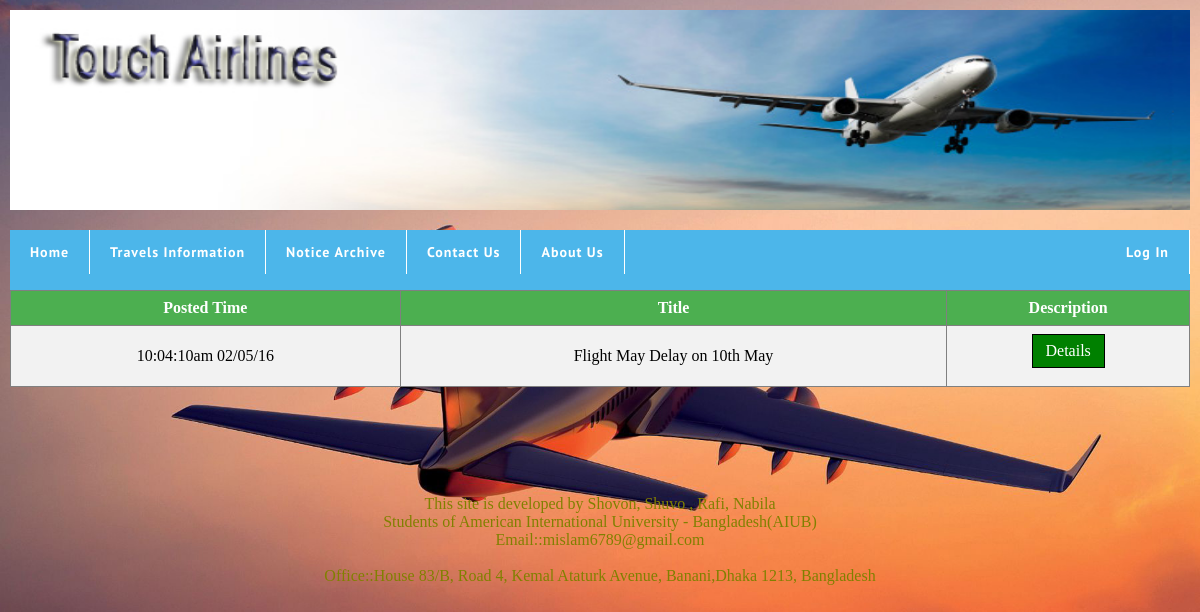
The page /SectionHome/Home-NoticeArchive.php on the database its author committed.
### tables this page shows
CREATE TABLE `noticeboard` (
  `NoticeId` int(11) NOT NULL,
  `NoticeTitle` varchar(100) NOT NULL,
  `NoticeDetails` text NOT NULL,
  `NoticePostedBy` varchar(20) NOT NULL,
  `NoticePostedTime` varchar(50) NOT NULL
);

### SectionHome/Home-NoticeArchive.php (the view, shortened to what this page needs)
<!doctype html>
<html>
	<head>
	</head>
	<body>
		<div class="myNoticeArchive">
			<table border="1" align="center">
				<tr>
					<th>Posted Time</th>
					<th>Title</th>
					<th>Description</th>
				</tr>
				<?php
					$result=mysql_query("SELECT * FROM noticeboard ORDER BY NoticeId DESC");
					while($res=mysql_fetch_array($result)){
						echo "<tr>";
							echo "<td>".$res['NoticePostedTime']."</td>";
							echo "<td>".$res['NoticeTitle']."</td>";
							echo "<td><a href=\"Home-NoticeArchive-Details.php?id=$res[NoticeId]\">Details</a></td>";
						echo "</tr>";
					}
				?>
				</table>
		</div>
		</br></br></br><br></br></br>
	</body>
<html>

### css/menuStylesCSS.css (style rules this page uses)
#cssmenu { background: #4cb6ea; margin: 0; width: auto; padding: 0; line-height: 1; display: block; position: relative; font-family: 'PT Sans', sans-serif; }
#cssmenu ul { list-style: none; margin: 10; padding: 0; display: block; }
#cssmenu ul:after, #cssmenu:after { content: " "; display: block; font-size: 0; height: 0; clear: both; visibility: hidden; }
#cssmenu ul li { margin: 0; padding: 0; display: block; position: relative; }
#cssmenu ul li a { text-decoration: none; display: block; margin: 0; -webkit-transition: color .2s ease; -moz-transition: color .2s ease; -ms-transition: color .2s ease; -o-transition: color .2s ease; transition: color .2s ease; -webkit-box-sizing: border-box; -moz-box-sizing: border-box; box-sizing: border-box; }
#cssmenu > ul > li { float: left; }
#cssmenu > ul > li:after { content: ""; display: block; position: absolute; width: 100%; height: 0; top: 0; z-index: 0; background: #ffffff; -webkit-transition: height .2s; -moz-transition: height .2s; -ms-transition: height .2s; -o-transition: height .2s; transition: height .2s; }
#cssmenu > ul > li > a { color: white; padding: 15px 20px; font-weight: 700; letter-spacing: 1px; border-right: 1px solid white; font-size: 14px; z-index: 2; position: relative; }
#cssmenu > ul > li > a { display: block; }
#cssmenu > ul > li { width: auto; }

### css/homeSectionCSS.css (style rules this page uses)
body { background-image: url("../image/backgroundImage.jpg"); margin:10px 10px 10px 10px; background-size:cover; // background-color: #cccccc; background-repeat: no-repeat; background-attachment: fixed; }
.myNoticeArchive a:link, a:visited { background-color: green; color: white; padding: 7px 13px; text-align: center; text-decoration: none; display: inline-block; border:1px solid black; }
.myNoticeArchive table { border-collapse: collapse; width: 100%; }
.myNoticeArchive th, .myNoticeArchive td { text-align: center; padding: 8px; }
.myNoticeArchive tr:nth-child(even) { background-color: #f2f2f2 }
.myNoticeArchive tr:nth-child(odd) { background-color: #d6d6c2 }
.myNoticeArchive th { background-color: #4CAF50; color: white; }
.myNoticeArchive a:link,.myNoticeArchive a:visited { background-color: green; color: white; padding: 7px 13px; text-align: center; text-decoration: none; display: inline-block; border:1px solid black; margin-bottom:10px; }
.classFooter { margin-bottom:20px; clear:left; //background-color:gray; border:0px solid black; text-align:center; font:bold; //size:; color:#808000; float:bottom; }

### rows shown on the page
noticeboard: NoticePostedTime "10:04:10am 02/05/16", NoticeTitle "Flight May Delay on 10th May"
